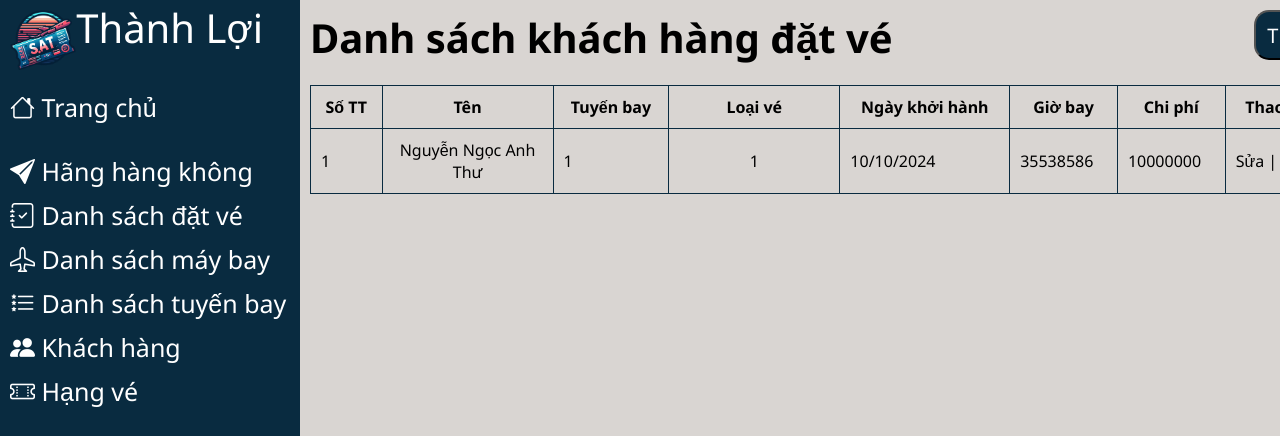
The app's page /page_admin/ql_booking.php (signed in) with its own data.
### tables this page shows
CREATE TABLE `booking` (
  `id` int(11) NOT NULL,
  `user_id` int(10) DEFAULT NULL,
  `flight_id` int(10) DEFAULT NULL,
  `titket_classes_id` int(11) DEFAULT NULL,
  `airport_id` int(11) DEFAULT NULL,
  `booking_date` char(10) DEFAULT NULL,
  `seat_code` char(20) DEFAULT NULL,
  `total_price` varchar(50) DEFAULT NULL
);

### page_admin/ql_booking.php (the view, shortened to what this page needs)
<!DOCTYPE html>
<html lang="en">
<head>
    <link rel="stylesheet" href="https://cdn.jsdelivr.net/npm/bootstrap-icons@1.11.3/font/bootstrap-icons.min.css">
    <link rel="stylesheet" href="/page_admin/css/style_admin.css">
</head>
<?php
include('../page_admin/thanhben.php');
?>
<body>
    <div id="wrapper">
        <h1>Danh sách khách hàng đặt vé</h1>
        <button onclick="window.location.href='add_booking.php'">Thêm</button>
        <br>
        <?php
            $sql = "SELECT b.id, CONCAT(u.last_name, ' ', u.first_name) AS customer_name, b.flight_id, b.titket_classes_id, b.booking_date, b.seat_code, b.total_price
                    FROM Booking AS b
                    JOIN user AS u ON b.user_id = u.id";
            $result = $con->query($sql);
            if ($result->num_rows > 0) {
                echo "<table>";
                echo "<tr><th>Số TT</th><th>Tên</th><th>Tuyến bay</th><th>Loại vé</th><th>Ngày khởi hành</th><th>Giờ bay</th><th>Chi phí</th><th>Thao tác</th></tr>";
                while($row = $result->fetch_assoc()) {
                    echo "<tr><td>" . $row["id"] . "</td><td>" . $row["customer_name"] . "</td><td>" . $row["flight_id"] . "</td><td>" . $row["titket_classes_id"] . "</td><td>" . $row["booking_date"] . "</td><td>" . $row["seat_code"] . "</td><td>" . $row["total_price"] . "</td>";
                    echo "<td><a href='edit_booking.php?id=" . $row["id"] . "'>Sửa</a>";
                    echo " | ";
                    echo "<a href='../page_admin/delete_booking.php?id=" . $row["id"] . "'>Xóa</a></td></tr>";
                }
                echo "</table>";
            } else {
                echo "0 results";
            }
        ?>
    </div>
</body>
</html>

### page_admin/css/style_admin.css (style rules this page uses)
* { padding: 0; margin: 0; font-family: "Noto Sans", sans-serif; font-optical-sizing: auto; }
body { background-color: #D9D5D2; }
a { text-decoration: none; color: white; }
#wrapper { float: left; margin-left: 310px; }
#wrapper h1 { margin-top: 10px; float: left; font-size: 40px; margin-bottom: 20px; }
#wrapper button { float: right; margin-top: 10px; width: 80px; height: 50px; font-size: 20px; border-radius: 15px; background-color: #092B40; color: white; margin-bottom: 20px; transition: 0.3s ease-in; }
table { width: 80vw; color: #000000; border: 1px solid #092B40; border-collapse: collapse; }
td { border: 1px solid #092B40; padding: 10px; }
th { border: 1px solid #092B40; padding: 10px; }
table td:nth-child(2) { width: 150px; text-align: center; }
table td:nth-child(4) { width: 150px; text-align: center; }
tr a { color: black; }

### records on screen
booking: id "1", customer_name "Nguyễn Ngọc Anh Thư", flight "1", titket_classes "1", booking_date "10/10/2024", seat_code "35538586", total_price "10000000"

### other values on screen
$_SESSION['dangnhap'] "Thành Lợi"
